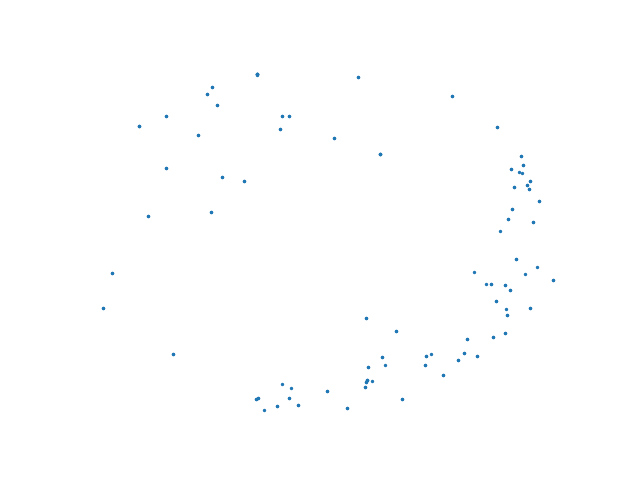
#> input picture IRIS03-SymmetryMoon-AlODroplet-Sub/T1_20210126_PJ0187062916_1225_X_map_xy_A.png, 640 x 480 px
$ python detectmoon.py
#> lines starting #> are read from the running program, lines starting #| are printed output that depends on the picture; after the words box and inside, x2 and y2 are one past the last pixel; in counts of white or black regions, pixels touching at a corner belong together; long printed decimals are rounded
import cv2
import numpy as np
import os
import sys

def detectShape(c):          #Function to determine type of polygon on basis of number of sides
       shape = 'unknown'
       peri=cv2.arcLength(cnt,True)
       vertices = cv2.approxPolyDP(cnt, 0.02 * peri, True)
       sides = len(vertices)
       if (sides == 3):
            shape='triangle'
       elif(sides==4):
             x,y,w,h=cv2.boundingRect(cnt)
             aspectratio=float(w)/h
             if (aspectratio==1):
                   shape='square'
             else:
                   shape="rectangle"
       elif(sides==5):
            shape='pentagon'
       elif(sides==6):
            shape='hexagon'
       elif(sides==8):
            shape='octagon'
       elif(sides==10):
            shape='star'
       else:
           shape='circle'
       return shape, peri


image = 'IRIS03-SymmetryMoon-AlODroplet-Sub/T1_20210126_PJ0187062916_1225_X_map_xy_A.png'
img = cv2.imread(image)
#> img is the input picture: shape (480, 640, 3); mean B, G, R 254.8, 254.6, 254.4
gray = cv2.cvtColor(img, cv2.COLOR_BGR2GRAY)
edged = cv2.Canny(gray, 170, 255)
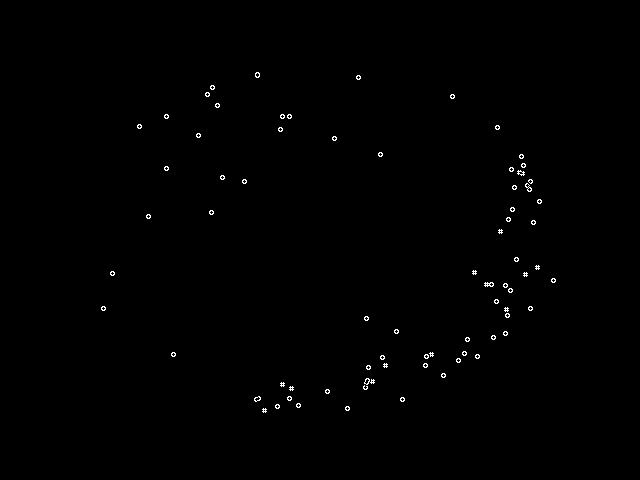
#> edged: shape (480, 640); 0.4% white in thin lines or dots, all inside (x1, y1, x2, y2) = (101, 72, 556, 413)
ret,thresh = cv2.threshold(gray,240,255,cv2.THRESH_BINARY)
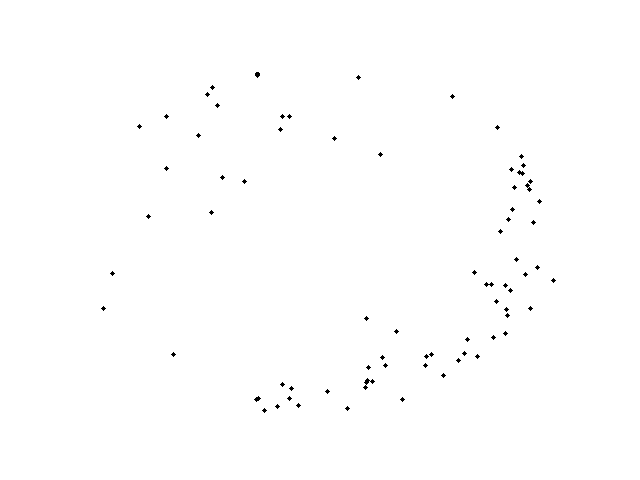
#> thresh: shape (480, 640); 99.7% white; black in thin lines or dots, all inside (x1, y1, x2, y2) = (101, 72, 556, 413)
(contours,_) = cv2.findContours(edged,cv2.RETR_EXTERNAL,cv2.CHAIN_APPROX_SIMPLE)
#> contours = 74 contours, 69 with area under 20; largest, box (x1, y1, x2, y2) and area: (364, 378, 375, 385) 30, (484, 282, 494, 287) 27, (525, 183, 532, 192) 26, (254, 396, 261, 402) 21, (517, 170, 525, 176) 20

prevx = 0
prevy = 0
for cnt in contours:
    moment=cv2.moments(cnt)
    if moment['m00'] > 0:
     cx = int(moment['m10'] / moment['m00'])
     cy = int(moment['m01'] / moment['m00'])
     shape, perimeter = detectShape(cnt)
     print(f'{shape}, {perimeter}')
     if perimeter > 36:
          cv2.drawContours(img,[cnt],-1,(0,255,0),2)
          if prevx > 0 and prevy > 0:
               cv2.line(img, (prevx, prevy), (cx, cy), (255, 0, 0), 2)
          prevx, prevy = cx, cy
     outpath = os.path.join(os.getcwd(), 'moondetect', os.path.basename(image))
     cv2.imwrite(outpath,img)
#> this loop made 74 passes
#> (cx, cy, shape, peri in detectShape, sides in detectShape, perimeter, prevx, prevy) on pass 12: (368, 380, 'circle', 37.46, 11, 37.46, 368, 380)
#> (cx, cy, shape, peri in detectShape, sides in detectShape, perimeter) on passes 1 to 6: (264, 410, 'circle', 16.97, 12, 16.97), (347, 408, 'octagon', 13.66, 8, 13.66), (277, 406, 'octagon', 13.66, 8, 13.66), (298, 405, 'octagon', 13.66, 8, 13.66), (402, 399, 'octagon', 13.66, 8, 13.66), (289, 398, 'octagon', 13.66, 8, 13.66)
#| circle, 16.971
#| octagon, 13.657
#| octagon, 13.657
#| octagon, 13.657
#| octagon, 13.657
#| octagon, 13.657
#| circle, 18.485
#| octagon, 13.657
#> (further printed lines are left out)
#> img: shape (480, 640, 3); 0.03% of pixels changed, all inside (x1, y1, x2, y2) = (363, 377, 376, 386)

print('done')

$ run again, with IRIS03-SymmetryMoon-AlODroplet-Sub/T1_20210305_PJ0192760009_0468_X_map_xy_A.png copied over IRIS03-SymmetryMoon-AlODroplet-Sub/T1_20210126_PJ0187062916_1225_X_map_xy_A.png
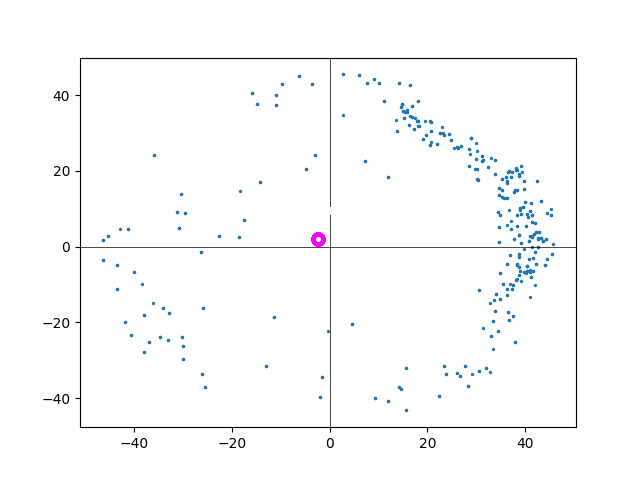
#> input picture IRIS03-SymmetryMoon-AlODroplet-Sub/T1_20210305_PJ0192760009_0468_X_map_xy_A.png, 640 x 480 px
#> img is the input picture: shape (480, 640, 3); mean B, G, R 251.8, 251.2, 250.6
#> `edged = cv2.Canny(gray, 170, 255)`:
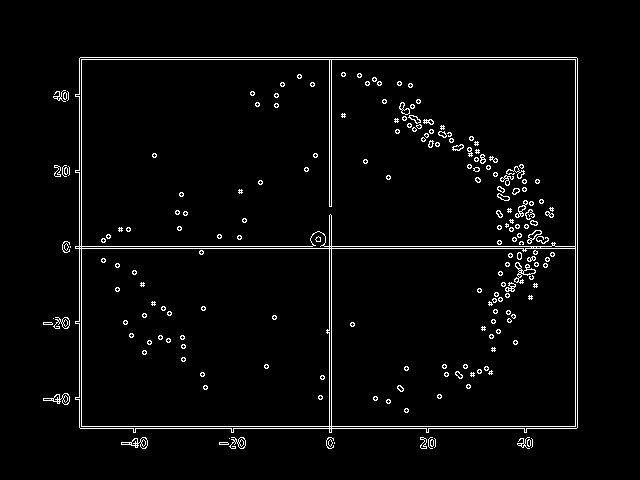
#> edged: shape (480, 640); 3.1% white in thin lines or dots, all inside (x1, y1, x2, y2) = (43, 57, 578, 449)
#> thresh: shape (480, 640); 97.7% white; black in thin lines or dots, all inside (x1, y1, x2, y2) = (43, 57, 578, 448)
#> contours = 29 contours, 20 with area under 20; largest, box (x1, y1, x2, y2) and area: (75, 57, 578, 433) 184846, (121, 437, 148, 449) 128, (43, 393, 70, 405) 128, (229, 437, 246, 449) 78, (53, 317, 70, 329) 78
#> the loop `for cnt in contours:` made 29 passes
#> (cx, cy, shape, peri in detectShape, vertices in detectShape, sides in detectShape, x in detectShape, y in detectShape) on pass 29: (327, 242, 'rectangle', 1803.9, [[79, 58], [80, 428], [577, 427], [576, 57]], 4, 75, 57)
#> (printed output is left out)
#> after the loop `for cnt in contours:`:
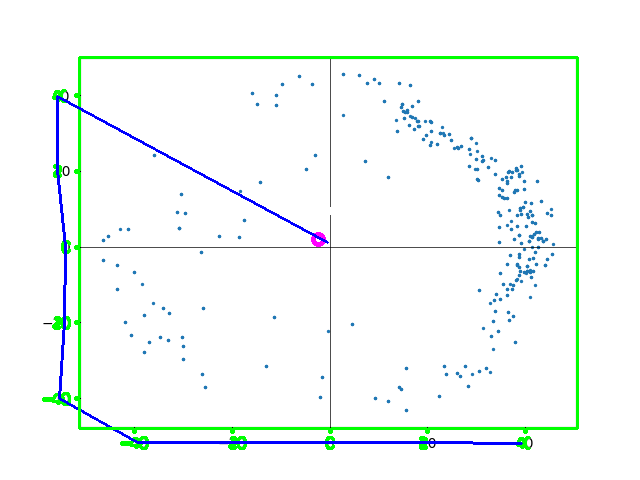
#> img: shape (480, 640, 3); 3.16% of pixels changed, all inside (x1, y1, x2, y2) = (42, 56, 579, 450)
